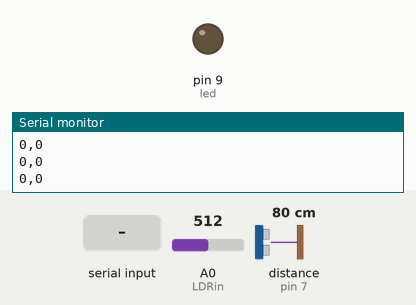
A sketch run on a simulated Arduino Uno, built with avr-gcc and run on an emulated ATmega328P. Shown: output pins drawn as LEDs (lit = HIGH), the last lines printed to the serial monitor. Inputs (shaded band) come from the test bench; at power-on: A0 (LDRin) = 512, distance to the obstacle (sensor on pin 7) 80 cm. The echo pulse lasts 58.3 µs per cm.

Above: at 1.0 s.
1.1 s: "1" received over Serial
At 1.83 s:
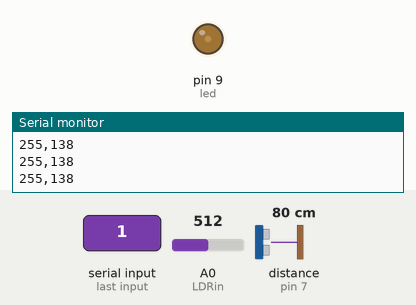
At 2.43 s:
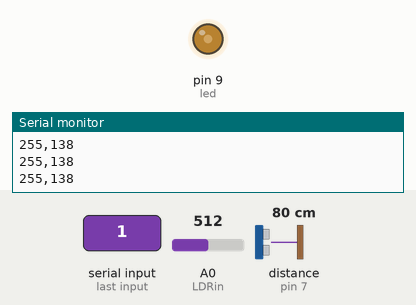
Timing chart, 0 to 10.1 s (numbered marks = the images above; inputs shaded):
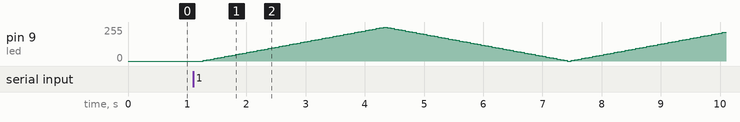

The sketch:

DistLED.ino
```cpp
#include <NewPing.h>

#define echoPin 7 // Echo Pin
#define trigPin 8 // Trigger Pin
#define LEDPin 13 // Onboard LED

int sensors[2]; //number of sensors
int inByte; //stores receiving serial
int LDR = 0;
int maximumRange = 200; // Maximum range needed
long distVal;  //stores distance
int LDRin = A0;

NewPing sonar(trigPin, echoPin, maximumRange); // NewPing setup of pins and maximum distance

//boolean inSight = false;  //check if something is in front of distance sensor
//boolean onGround = false;  //check whether the object is on the ground or not


int led = 9;
int brightness = 0;    // how bright the LED is
//int brightness2 = 0;

int fadeAmount = 5;    // how many points to fade the LED by
//int fadeAmount2 = 1;


void setup() {
 Serial.begin (9600);

 sensors[0] = 0;
 sensors[1] = 0;
 inByte = 0;
 pinMode(trigPin, OUTPUT);
 pinMode(echoPin, INPUT);
 pinMode(LDRin, INPUT);
 pinMode(led, OUTPUT);
 startComm();
}

void loop() {

 if (Serial.available() > 0) {

 //LDR------------------------------------------------------------

  int LDRval = analogRead(LDRin);
  int brightVal = map(LDRval, 50, 900, 0, 255); // Map distance to the range 0 - 255
  brightVal = constrain(brightVal, 0, 255); // Limit to desired range

  //Serial.print("brightness: ");  Serial.println(brightVal);  Serial.println(" ");
/*
  if (brightVal < 15) {
   onGround = true;
 // Serial.println("I'm on ground!");
  } else {
   onGround = false;
 // Serial.println("Someone picked me up!");
  }
*/
 //LDR------------------------------------------------------------


 //distSensor-----------------------------------------------------

  unsigned int uS = sonar.ping(); // Send ping, get ping time in microseconds (uS).
 // Serial.print("Ping: ");
 // Serial.print(sonar.convert_cm(uS)); // Convert ping time to distance and print result (0 = outside set distance range, no ping echo)
 // Serial.println("cm");

  distVal = (sonar.convert_cm(uS));
  //Serial.println(distance);

  int distance = map(distVal, 0, 40, 0, 255); // Map distance to the range 0 - 255
  distance = constrain(distance, 0, 255); // Limit to desired range
  //Serial.write(distance); // sends data to serial port as "bytes"
  delay(5);

 //distSensor-----------------------------------------------------

 //FadeLED--------------------------------------------------------

    analogWrite(led, brightness);
    brightness = brightness + fadeAmount;

   if (brightness == 0 || brightness == 255) {
      fadeAmount = -fadeAmount ;
   }


/*
 if (distance < 50) {
   inSight = true;
 } else {
   inSight = false;
 }

 if(inSight && !onGround) {  // if the object is closer than 10cm & lift from ground
   analogWrite(led, brightness);
   brightness = brightness + fadeAmount;

   if (brightness == 0 || brightness == 255) {
      fadeAmount = -fadeAmount ;
   }
 }

if(!inSight) { // if the object is out of range
   analogWrite(led, brightness2);
   brightness2 = brightness2 + fadeAmount2;

   if (brightness2 == 0 || brightness2 == 10) {
      fadeAmount2 = -fadeAmount2;
   }
 }
 */

 //FadeLED--------------------------------------------------------


    sensors[0] = distance;
    sensors[1] = brightVal;


    Serial.print(sensors[0]);
    Serial.print(",");
    Serial.println(sensors[1]);


 //Delay 50ms before next reading.
 delay(50);
 }
}

void startComm() {
  while (Serial.available() <= 0) {  //wait for processing to send signal
    Serial.println("0,0"); // resets serial
    delay(300);            // wait 300 until next read
  }
}
```
